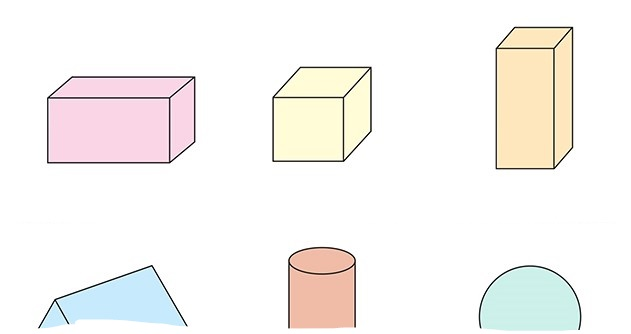
#> input picture Temel Seviye/Kullanım 11 Köşe Tespiti/shapes.jpg, 631 x 334 px
$ python corners.py
#> lines starting #> are read from the running program, lines starting #| are printed output that depends on the picture; after the words box and inside, x2 and y2 are one past the last pixel; in counts of white or black regions, pixels touching at a corner belong together
import cv2
import numpy as np

#resim köşelerinin tespiti için gri tonlarında ve float32 hassasiyetinde olmalı
BGRresim = cv2.imread("shapes.jpg")
#> BGRresim is the input picture: shape (334, 631, 3); mean B, G, R 242.8, 245.4, 247.9
cv2.imshow("orjinal",BGRresim)
GRAYresim = cv2.cvtColor(BGRresim,cv2.COLOR_BGR2GRAY)
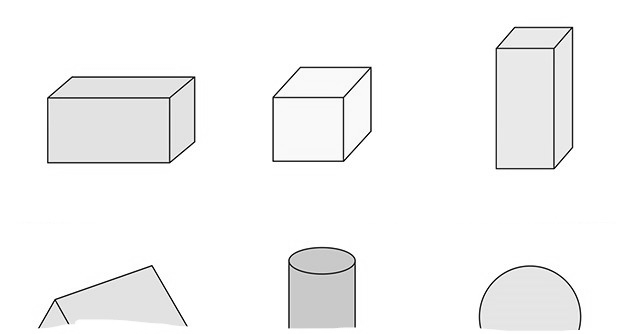
#> GRAYresim: shape (334, 631); min 0, max 255, mean 245.9
GRAYresim = np.float32(GRAYresim)

tahmini_kose = 25     #resimde tahmini maximum köşe sayısı
tarama_mesafesi = 10    #köşeler arası tarama sıklığı mesafesi
hassasiyet = 0.01
corners = cv2.goodFeaturesToTrack(GRAYresim,tahmini_kose,hassasiyet,tarama_mesafesi)
#> corners = 25 rows, first 8: [572, 27], [194, 77], [370, 67], [553, 48], [343, 97], [169, 98], [56, 300], [167, 160]
#bu fonksiyon tespit edilen köşe koordinatlarını float olarak döndürür
corners = np.int0(corners)

for corner in corners:
    x,y = corner.ravel()
    cv2.circle(BGRresim,(x,y),3,[0,0,255],2)
#> this loop made 25 passes
#> (x, y) on passes 1 to 12: (572, 27), (194, 77), (370, 67), (553, 48), (343, 97), (169, 98), (56, 300), (167, 160), (498, 50), (498, 166), (341, 159), (49, 99)
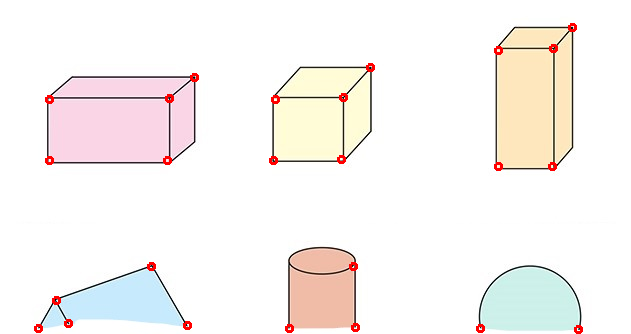
#> BGRresim: shape (334, 631, 3); 0.7% of pixels changed, all inside (x1, y1, x2, y2) = (34, 23, 583, 334)

cv2.imshow("Corners",BGRresim)
cv2.waitKey()
cv2.destroyAllWindows()
